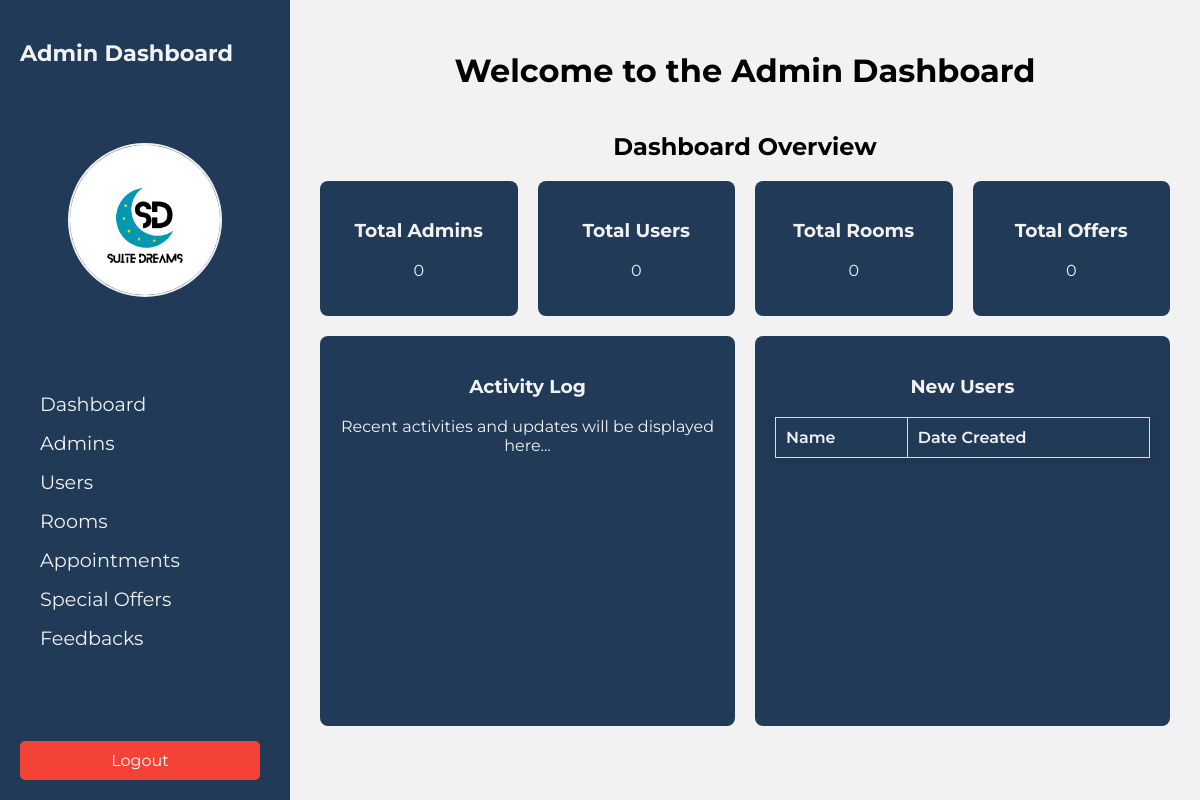
The page /database/ on the database as committed earlier.
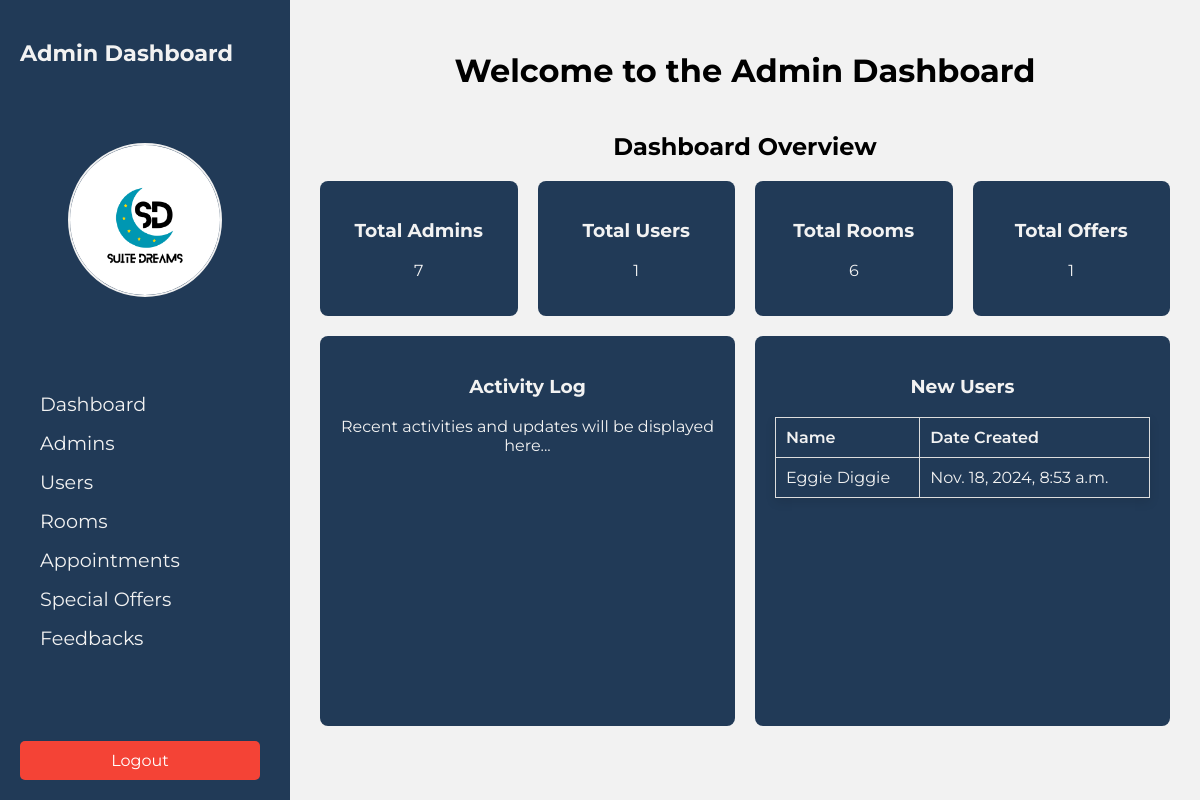
The same page on the database as committed later.
### app/models.py (models this page shows, shortened)
class User(models.Model):
    name = models.CharField(max_length=30, null=True, blank=True)
    username = models.CharField(max_length=150, unique=True, default='')
    email = models.EmailField(unique=True)
    password = models.CharField(max_length=128)
    created_at = models.DateTimeField(auto_now_add=True)

### app/views.py (the view)
# urls.py: path('database/', DatabasePageView.as_view(), name='database'),
class DatabasePageView(TemplateView):
    template_name = 'app/database.html'
    def get_context_data(self, **kwargs):
        context = super().get_context_data(**kwargs)
        context['admins'] = Admin.objects.all()
        context['users'] = User.objects.all()
        context['appointments'] = Appointment.objects.select_related('user', 'room').all()
        context['rooms'] = Room.objects.all()
        context['offers'] = SpecialOffer.objects.all()
        context['feedbacks'] = Feedback.objects.all()
        return context

### app/models.py (called while the page is built)
    @property
    def total_cost(self):
        return self.calculate_total_cost()

    def calculate_total_cost(self):
        total_hours = (self.end_date - self.start_date).total_seconds() / 3600.0
        if total_hours < 0:
            return Decimal('0.00')
        total_cost = Decimal(total_hours) * self.room.price_per_hour
        applicable_offer = SpecialOffer.objects.filter(
            room=self.room,
            start_date__lte=self.start_date,
            end_date__gte=self.end_date
        ).first()
        if applicable_offer:
            discount_amount = total_cost * (applicable_offer.discount_percentage / Decimal('100'))
            total_cost -= discount_amount
        return total_cost

### app/templates/app/database.html (shortened to what this page needs)
<!DOCTYPE html>
{% load static %}
<html lang="en">
<head>
    <link rel="stylesheet" type="text/css" href="{% static '/css/database.css' %}">
    <link href="https://cdn.jsdelivr.net/npm/remixicon@3.2.0/fonts/remixicon.css" rel="stylesheet">
</head>
<body onload="showDashboard()">
    <div class="container">
        <aside class="sidebar">
            <h2>Admin Dashboard </h2>
            <div class="profile-container">
                <img src="{% static '/images/about/SuiteDreams.png' %}" alt="Profile Picture" class="profile-picture">
            </div>
            <nav>
                <ul>
                    <li><a href="#" onclick="showSection('dashboard')"> Dashboard</a></li>
                    <li><a href="#" onclick="showSection('admins')"> Admins</a></li>
                    <li><a href="#" onclick="showSection('users')"> Users</a></li>
                    <li><a href="#" onclick="showSection('rooms')"> Rooms</a></li>
                    <li><a href="#" onclick="showSection('appointments')"> Appointments</a></li>
                    <li><a href="#" onclick="showSection('offers')"> Special Offers</a></li>
                    <li><a href="#" onclick="showSection('feedbacks')"> Feedbacks</a></li>
                </ul>
            </nav>
            <div class="logout-button">
                <a href="/" class="logout" onclick="return confirmLogout()">Logout</a>
            </div>
        </aside>
        <main class="main-content">
            <header>
                <h1>Welcome to the Admin Dashboard</h1>
            </header>
            <section id="dashboard" class="content-section" style="display: none;">
                <h2>Dashboard Overview</h2>
                <div class="cards">
                    <div class="card"><h3>Total Admins</h3><p>{{ admins|length }}</p></div>
                    <div class="card"><h3>Total Users</h3><p>{{ users|length }}</p></div>
                    <div class="card"><h3>Total Rooms</h3><p>{{ rooms|length }}</p></div>
                    <div class="card"><h3>Total Offers</h3><p>{{ offers|length }}</p></div>
                </div>
                <div class="additional-cards">
                    <div class="card feature-suggestion">
                        <h3>Activity Log</h3>
                        <p>Recent activities and updates will be displayed here...</p>
                    </div>
                    <div class="card recent-activities">
                        <h3>New Users</h3>
                        <table>
                            <thead>
                                <th>Name</th>
                                <th>Date Created</th>
                            </thead>
                            <tbody>
                            {% for user in users %}
                                <tr>
                                    <td>{{ user.name }}</td>
                                    <td>{{ user.created_at}}</td>
                                </tr>
                             {% endfor %}
                            </tbody>
                        </table>
                    </div>
                </div>
            </section>
        </main>
    </div>
</body>
</html>

### static/css/database.css (style rules this page uses)
:root { --primary-color: #213A57; --primary-color-dark: #0B6477; --white: #F2F2F2; --body-color: hsl(220, 100%, 97%); --body-font: "Montserrat", sans-serif; }
body { font-family: var(--body-font); margin: 0; background-color: var(--body-color); }
.container { display: flex; height: 100vh; }
.sidebar { width: 250px; background-color: var(--primary-color); color: var(--white); padding: 20px; box-shadow: 2px 0 5px rgba(0, 0, 0, 0.2); display: flex; flex-direction: column; justify-content: space-between; }
.sidebar h2 { font-size: 1.4em; margin-bottom: 0; }
.profile-container { text-align: center; }
.profile-picture { width: 150px; height: 150px; border-radius: 50%; object-fit: cover; border: 2px solid var(--white); }
.sidebar nav ul { list-style: none; padding: 0; margin: 0; }
.sidebar nav ul li { margin: 15px 0; }
.sidebar nav ul li a { color: var(--white); text-decoration: none; padding: 10px 20px; border-radius: 5px; transition: background-color 0.3s ease, transform 0.3s ease; font-size: 1.2em; }
.logout-button { background-color: #f44336; padding: 10px 20px; border: none; border-radius: 5px; cursor: pointer; transition: background-color 0.3s ease, transform 0.3s ease; font-size: 1em; width: 80%; text-align: center; }
.logout-button a { color: white; text-decoration: none; }
.main-content { text-align: center; flex-grow: 1; padding: 30px; background-color: var(--white); overflow-y: auto; }
.content-section { margin-top: 20px; overflow-x: auto }
.content-section table { width: 100%; max-width: 1200px; border-collapse: collapse; box-shadow: 0 4px 10px rgba(0, 0, 0, 0.1); margin: 0 auto; }
.content-section th, .content-section td { border: 1px solid #ddd; padding: 10px; text-align: left; }
.content-section th { background-color: var(--primary-color); color: var(--white); font-weight: 600; }
.cards { display: flex; gap: 20px; }
.card { background-color: var(--primary-color); color: var(--white); padding: 20px; border-radius: 8px; flex: 1; text-align: center; }
.additional-cards { display: flex; gap: 20px; margin-top: 20px; }
.activity-log, .feature-suggestion { flex: 1; min-height: 350px; padding: 20px; overflow: auto; }

Rows that differ between the two databases and show on the page:
added User: name "Eggie Diggie", created_at "Nov. 18, 2024, 8:53 a.m."
Other text that changed with them:
{{ admins|length }}: "0" → "7"
{{ users|length }}: "0" → "1"
{{ rooms|length }}: "0" → "6"
{{ offers|length }}: "0" → "1"
